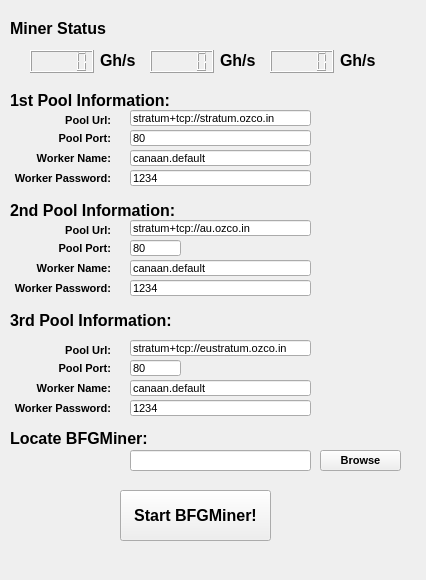
<?xml version="1.0" encoding="UTF-8"?>
<ui version="4.0">
 <class>MainWindow</class>
 <widget class="QMainWindow" name="MainWindow">
  <property name="geometry">
   <rect>
    <x>0</x>
    <y>0</y>
    <width>426</width>
    <height>580</height>
   </rect>
  </property>
  <property name="font">
   <font>
    <pointsize>12</pointsize>
    <weight>75</weight>
    <bold>true</bold>
   </font>
  </property>
  <property name="windowTitle">
   <string>MainWindow</string>
  </property>
  <widget class="QWidget" name="centralWidget">
   <widget class="QLabel" name="firstPoolInfoLabel">
    <property name="geometry">
     <rect>
      <x>10</x>
      <y>90</y>
      <width>241</width>
      <height>20</height>
     </rect>
    </property>
    <property name="font">
     <font>
      <pointsize>12</pointsize>
     </font>
    </property>
    <property name="text">
     <string>1st Pool Information:</string>
    </property>
    <property name="textFormat">
     <enum>Qt::AutoText</enum>
    </property>
    <property name="alignment">
     <set>Qt::AlignLeading|Qt::AlignLeft|Qt::AlignVCenter</set>
    </property>
   </widget>
   <widget class="QLabel" name="firstPoolUrlLabel">
    <property name="geometry">
     <rect>
      <x>60</x>
      <y>110</y>
      <width>51</width>
      <height>20</height>
     </rect>
    </property>
    <property name="font">
     <font>
      <pointsize>8</pointsize>
      <kerning>false</kerning>
     </font>
    </property>
    <property name="text">
     <string extracomment="Primary Pool Url.">Pool Url:</string>
    </property>
    <property name="alignment">
     <set>Qt::AlignRight|Qt::AlignTrailing|Qt::AlignVCenter</set>
    </property>
   </widget>
   <widget class="QLabel" name="firstPoolPortLabel">
    <property name="geometry">
     <rect>
      <x>50</x>
      <y>130</y>
      <width>61</width>
      <height>16</height>
     </rect>
    </property>
    <property name="font">
     <font>
      <pointsize>8</pointsize>
     </font>
    </property>
    <property name="text">
     <string extracomment="Primary Pool Port Number">Pool Port:</string>
    </property>
    <property name="alignment">
     <set>Qt::AlignRight|Qt::AlignTrailing|Qt::AlignVCenter</set>
    </property>
   </widget>
   <widget class="QLabel" name="firstPoolWorkerNameLabel">
    <property name="geometry">
     <rect>
      <x>20</x>
      <y>150</y>
      <width>91</width>
      <height>16</height>
     </rect>
    </property>
    <property name="font">
     <font>
      <pointsize>8</pointsize>
     </font>
    </property>
    <property name="text">
     <string extracomment="Primary Pool Worker Name:">Worker Name:</string>
    </property>
    <property name="alignment">
     <set>Qt::AlignRight|Qt::AlignTrailing|Qt::AlignVCenter</set>
    </property>
   </widget>
   <widget class="QLabel" name="firstPoolWorkerPasswordLabel">
    <property name="geometry">
     <rect>
      <x>10</x>
      <y>170</y>
      <width>101</width>
      <height>16</height>
     </rect>
    </property>
    <property name="font">
     <font>
      <pointsize>8</pointsize>
     </font>
    </property>
    <property name="text">
     <string>Worker Password:</string>
    </property>
    <property name="alignment">
     <set>Qt::AlignRight|Qt::AlignTrailing|Qt::AlignVCenter</set>
    </property>
   </widget>
   <widget class="QLineEdit" name="firstPoolUrl">
    <property name="geometry">
     <rect>
      <x>130</x>
      <y>110</y>
      <width>181</width>
      <height>16</height>
     </rect>
    </property>
    <property name="font">
     <font>
      <pointsize>8</pointsize>
      <weight>50</weight>
      <bold>false</bold>
     </font>
    </property>
    <property name="text">
     <string>stratum+tcp://stratum.ozco.in</string>
    </property>
   </widget>
   <widget class="QLineEdit" name="firstPoolPort">
    <property name="geometry">
     <rect>
      <x>130</x>
      <y>130</y>
      <width>181</width>
      <height>16</height>
     </rect>
    </property>
    <property name="font">
     <font>
      <pointsize>8</pointsize>
      <weight>50</weight>
      <bold>false</bold>
     </font>
    </property>
    <property name="text">
     <string>80</string>
    </property>
   </widget>
   <widget class="QLineEdit" name="firstPoolWorkerName">
    <property name="geometry">
     <rect>
      <x>130</x>
      <y>150</y>
      <width>181</width>
      <height>16</height>
     </rect>
    </property>
    <property name="font">
     <font>
      <pointsize>8</pointsize>
      <weight>50</weight>
      <bold>false</bold>
     </font>
    </property>
    <property name="text">
     <string>canaan.default</string>
    </property>
   </widget>
   <widget class="QLineEdit" name="firstPoolWorkerPassword">
    <property name="geometry">
     <rect>
      <x>130</x>
      <y>170</y>
      <width>181</width>
      <height>16</height>
     </rect>
    </property>
    <property name="font">
     <font>
      <pointsize>8</pointsize>
      <weight>50</weight>
      <bold>false</bold>
     </font>
    </property>
    <property name="inputMask">
     <string/>
    </property>
    <property name="text">
     <string>1234</string>
    </property>
   </widget>
   <widget class="QLabel" name="secondPoolUrlLabel">
    <property name="geometry">
     <rect>
      <x>60</x>
      <y>220</y>
      <width>51</width>
      <height>20</height>
     </rect>
    </property>
    <property name="font">
     <font>
      <pointsize>8</pointsize>
     </font>
    </property>
    <property name="text">
     <string>Pool Url:</string>
    </property>
    <property name="alignment">
     <set>Qt::AlignRight|Qt::AlignTrailing|Qt::AlignVCenter</set>
    </property>
   </widget>
   <widget class="QLabel" name="secondPoolPortLabel">
    <property name="geometry">
     <rect>
      <x>50</x>
      <y>240</y>
      <width>61</width>
      <height>16</height>
     </rect>
    </property>
    <property name="font">
     <font>
      <pointsize>8</pointsize>
     </font>
    </property>
    <property name="text">
     <string>Pool Port:</string>
    </property>
    <property name="alignment">
     <set>Qt::AlignRight|Qt::AlignTrailing|Qt::AlignVCenter</set>
    </property>
   </widget>
   <widget class="QLabel" name="secondPoolWorkerNameLabel">
    <property name="geometry">
     <rect>
      <x>30</x>
      <y>260</y>
      <width>81</width>
      <height>16</height>
     </rect>
    </property>
    <property name="font">
     <font>
      <pointsize>8</pointsize>
     </font>
    </property>
    <property name="text">
     <string>Worker Name:</string>
    </property>
    <property name="alignment">
     <set>Qt::AlignRight|Qt::AlignTrailing|Qt::AlignVCenter</set>
    </property>
   </widget>
   <widget class="QLabel" name="secondPoolWorkerPasswordLabel">
    <property name="geometry">
     <rect>
      <x>10</x>
      <y>280</y>
      <width>101</width>
      <height>16</height>
     </rect>
    </property>
    <property name="font">
     <font>
      <pointsize>8</pointsize>
     </font>
    </property>
    <property name="text">
     <string>Worker Password:</string>
    </property>
    <property name="alignment">
     <set>Qt::AlignRight|Qt::AlignTrailing|Qt::AlignVCenter</set>
    </property>
   </widget>
   <widget class="QLineEdit" name="secondPoolUrl">
    <property name="geometry">
     <rect>
      <x>130</x>
      <y>220</y>
      <width>181</width>
      <height>16</height>
     </rect>
    </property>
    <property name="font">
     <font>
      <pointsize>8</pointsize>
      <weight>50</weight>
      <bold>false</bold>
     </font>
    </property>
    <property name="text">
     <string>stratum+tcp://au.ozco.in</string>
    </property>
   </widget>
   <widget class="QLineEdit" name="secondPoolPort">
    <property name="geometry">
     <rect>
      <x>130</x>
      <y>240</y>
      <width>51</width>
      <height>16</height>
     </rect>
    </property>
    <property name="font">
     <font>
      <pointsize>8</pointsize>
      <weight>50</weight>
      <bold>false</bold>
     </font>
    </property>
    <property name="text">
     <string>80</string>
    </property>
   </widget>
   <widget class="QLineEdit" name="secondPoolWorkerName">
    <property name="geometry">
     <rect>
      <x>130</x>
      <y>260</y>
      <width>181</width>
      <height>16</height>
     </rect>
    </property>
    <property name="font">
     <font>
      <pointsize>8</pointsize>
      <weight>50</weight>
      <bold>false</bold>
     </font>
    </property>
    <property name="text">
     <string>canaan.default</string>
    </property>
   </widget>
   <widget class="QLineEdit" name="secondPoolWorkerPassword">
    <property name="geometry">
     <rect>
      <x>130</x>
      <y>280</y>
      <width>181</width>
      <height>16</height>
     </rect>
    </property>
    <property name="font">
     <font>
      <pointsize>8</pointsize>
      <weight>50</weight>
      <bold>false</bold>
     </font>
    </property>
    <property name="inputMask">
     <string/>
    </property>
    <property name="text">
     <string>1234</string>
    </property>
   </widget>
   <widget class="QLabel" name="secondPoolInfoLabel">
    <property name="geometry">
     <rect>
      <x>10</x>
      <y>200</y>
      <width>231</width>
      <height>20</height>
     </rect>
    </property>
    <property name="text">
     <string>2nd Pool Information:</string>
    </property>
    <property name="alignment">
     <set>Qt::AlignLeading|Qt::AlignLeft|Qt::AlignVCenter</set>
    </property>
   </widget>
   <widget class="QPushButton" name="startMiner">
    <property name="geometry">
     <rect>
      <x>120</x>
      <y>490</y>
      <width>151</width>
      <height>51</height>
     </rect>
    </property>
    <property name="text">
     <string>Start BFGMiner!</string>
    </property>
   </widget>
   <widget class="QLineEdit" name="bfgMinerLocation">
    <property name="enabled">
     <bool>true</bool>
    </property>
    <property name="geometry">
     <rect>
      <x>130</x>
      <y>450</y>
      <width>181</width>
      <height>21</height>
     </rect>
    </property>
    <property name="font">
     <font>
      <pointsize>10</pointsize>
      <weight>50</weight>
      <bold>false</bold>
     </font>
    </property>
   </widget>
   <widget class="QPushButton" name="bfgMinerExplorer">
    <property name="enabled">
     <bool>true</bool>
    </property>
    <property name="geometry">
     <rect>
      <x>320</x>
      <y>450</y>
      <width>81</width>
      <height>21</height>
     </rect>
    </property>
    <property name="font">
     <font>
      <pointsize>8</pointsize>
     </font>
    </property>
    <property name="text">
     <string>Browse</string>
    </property>
   </widget>
   <widget class="QLabel" name="bfgMinerLocationLabel">
    <property name="enabled">
     <bool>true</bool>
    </property>
    <property name="geometry">
     <rect>
      <x>10</x>
      <y>430</y>
      <width>151</width>
      <height>16</height>
     </rect>
    </property>
    <property name="text">
     <string>Locate BFGMiner:</string>
    </property>
   </widget>
   <widget class="QLabel" name="thirdPoolUrlLabel">
    <property name="geometry">
     <rect>
      <x>60</x>
      <y>340</y>
      <width>51</width>
      <height>20</height>
     </rect>
    </property>
    <property name="font">
     <font>
      <pointsize>8</pointsize>
     </font>
    </property>
    <property name="text">
     <string>Pool Url:</string>
    </property>
    <property name="alignment">
     <set>Qt::AlignRight|Qt::AlignTrailing|Qt::AlignVCenter</set>
    </property>
   </widget>
   <widget class="QLineEdit" name="thirdPoolUrl">
    <property name="geometry">
     <rect>
      <x>130</x>
      <y>340</y>
      <width>181</width>
      <height>16</height>
     </rect>
    </property>
    <property name="font">
     <font>
      <pointsize>8</pointsize>
      <weight>50</weight>
      <bold>false</bold>
     </font>
    </property>
    <property name="text">
     <string>stratum+tcp://eustratum.ozco.in</string>
    </property>
   </widget>
   <widget class="QLabel" name="thirdPoolPortLabel">
    <property name="geometry">
     <rect>
      <x>50</x>
      <y>360</y>
      <width>61</width>
      <height>16</height>
     </rect>
    </property>
    <property name="font">
     <font>
      <pointsize>8</pointsize>
     </font>
    </property>
    <property name="text">
     <string>Pool Port:</string>
    </property>
    <property name="alignment">
     <set>Qt::AlignRight|Qt::AlignTrailing|Qt::AlignVCenter</set>
    </property>
   </widget>
   <widget class="QLineEdit" name="thirdPoolWorkerName">
    <property name="geometry">
     <rect>
      <x>130</x>
      <y>380</y>
      <width>181</width>
      <height>16</height>
     </rect>
    </property>
    <property name="font">
     <font>
      <pointsize>8</pointsize>
      <weight>50</weight>
      <bold>false</bold>
     </font>
    </property>
    <property name="text">
     <string>canaan.default</string>
    </property>
   </widget>
   <widget class="QLineEdit" name="thirdPoolWorkerPassword">
    <property name="geometry">
     <rect>
      <x>130</x>
      <y>400</y>
      <width>181</width>
      <height>16</height>
     </rect>
    </property>
    <property name="font">
     <font>
      <pointsize>8</pointsize>
      <weight>50</weight>
      <bold>false</bold>
     </font>
    </property>
    <property name="inputMask">
     <string/>
    </property>
    <property name="text">
     <string>1234</string>
    </property>
   </widget>
   <widget class="QLabel" name="thirdPoolWorkerNameLabel">
    <property name="geometry">
     <rect>
      <x>30</x>
      <y>380</y>
      <width>81</width>
      <height>16</height>
     </rect>
    </property>
    <property name="font">
     <font>
      <pointsize>8</pointsize>
     </font>
    </property>
    <property name="text">
     <string>Worker Name:</string>
    </property>
    <property name="alignment">
     <set>Qt::AlignRight|Qt::AlignTrailing|Qt::AlignVCenter</set>
    </property>
   </widget>
   <widget class="QLabel" name="thirdPoolWorkerPasswordLabel">
    <property name="geometry">
     <rect>
      <x>10</x>
      <y>400</y>
      <width>101</width>
      <height>16</height>
     </rect>
    </property>
    <property name="font">
     <font>
      <pointsize>8</pointsize>
     </font>
    </property>
    <property name="text">
     <string>Worker Password:</string>
    </property>
    <property name="alignment">
     <set>Qt::AlignRight|Qt::AlignTrailing|Qt::AlignVCenter</set>
    </property>
   </widget>
   <widget class="QLabel" name="thirdPoolInfoLabel">
    <property name="geometry">
     <rect>
      <x>10</x>
      <y>310</y>
      <width>231</width>
      <height>20</height>
     </rect>
    </property>
    <property name="text">
     <string>3rd Pool Information:</string>
    </property>
    <property name="alignment">
     <set>Qt::AlignLeading|Qt::AlignLeft|Qt::AlignVCenter</set>
    </property>
   </widget>
   <widget class="QLineEdit" name="thirdPoolPort">
    <property name="geometry">
     <rect>
      <x>130</x>
      <y>360</y>
      <width>51</width>
      <height>16</height>
     </rect>
    </property>
    <property name="font">
     <font>
      <pointsize>8</pointsize>
      <weight>50</weight>
      <bold>false</bold>
     </font>
    </property>
    <property name="text">
     <string>80</string>
    </property>
   </widget>
   <widget class="QLabel" name="bfgMinerLocationLabel_2">
    <property name="enabled">
     <bool>true</bool>
    </property>
    <property name="geometry">
     <rect>
      <x>10</x>
      <y>20</y>
      <width>111</width>
      <height>16</height>
     </rect>
    </property>
    <property name="text">
     <string>Miner Status</string>
    </property>
   </widget>
   <widget class="QLCDNumber" name="mhs_20">
    <property name="geometry">
     <rect>
      <x>30</x>
      <y>50</y>
      <width>64</width>
      <height>23</height>
     </rect>
    </property>
   </widget>
   <widget class="QLCDNumber" name="mhs_av">
    <property name="geometry">
     <rect>
      <x>150</x>
      <y>50</y>
      <width>64</width>
      <height>23</height>
     </rect>
    </property>
   </widget>
   <widget class="QLCDNumber" name="hashrate_nonce">
    <property name="geometry">
     <rect>
      <x>270</x>
      <y>50</y>
      <width>64</width>
      <height>23</height>
     </rect>
    </property>
   </widget>
   <widget class="QLabel" name="label">
    <property name="geometry">
     <rect>
      <x>100</x>
      <y>50</y>
      <width>41</width>
      <height>20</height>
     </rect>
    </property>
    <property name="text">
     <string>Gh/s</string>
    </property>
   </widget>
   <widget class="QLabel" name="label_2">
    <property name="geometry">
     <rect>
      <x>220</x>
      <y>50</y>
      <width>41</width>
      <height>20</height>
     </rect>
    </property>
    <property name="text">
     <string>Gh/s</string>
    </property>
   </widget>
   <widget class="QLabel" name="label_3">
    <property name="geometry">
     <rect>
      <x>340</x>
      <y>50</y>
      <width>41</width>
      <height>20</height>
     </rect>
    </property>
    <property name="text">
     <string>Gh/s</string>
    </property>
   </widget>
  </widget>
  <widget class="QMenuBar" name="menuBar">
   <property name="geometry">
    <rect>
     <x>0</x>
     <y>0</y>
     <width>426</width>
     <height>27</height>
    </rect>
   </property>
  </widget>
 </widget>
 <layoutdefault spacing="6" margin="11"/>
 <resources/>
 <connections>
  <connection>
   <sender>startMiner</sender>
   <signal>clicked()</signal>
   <receiver>MainWindow</receiver>
   <slot>startMining()</slot>
   <hints>
    <hint type="sourcelabel">
     <x>148</x>
     <y>477</y>
    </hint>
    <hint type="destinationlabel">
     <x>297</x>
     <y>494</y>
    </hint>
   </hints>
  </connection>
 </connections>
 <slots>
  <slot>startMining()</slot>
  <slot>backupPoolCheckBox()</slot>
 </slots>
</ui>
